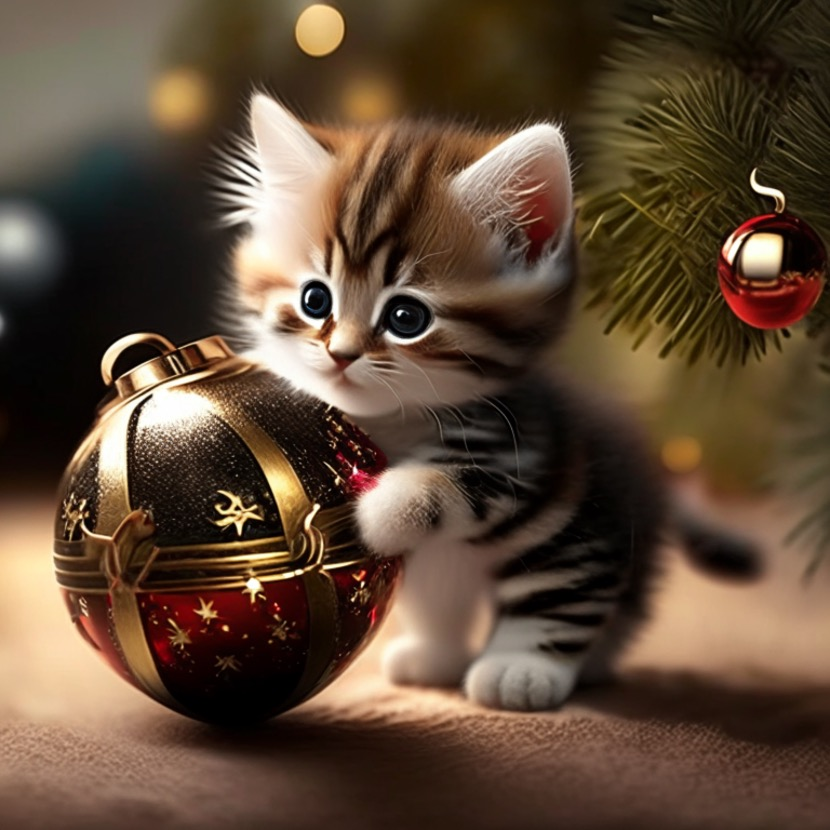
#> input picture img.jpg, 830 x 830 px
$ python 1.py
#> lines starting #> are read from the running program, lines starting #| are printed output that depends on the picture
import cv2
import numpy as np
from PIL import Image
import math

# np.set_printoptions(threshold=np.inf)


def get_u(v, sigma):
    u = []
    for i in range(len(v)):
        ui = (1 / sigma[i]) * np.dot(A_float64, v[:, i])
        u.append(ui)

    return np.transpose(np.array(u))


def get_v(u, sigma):
    v = []
    for i in range(len(u)):
        vi = (1 / sigma[i]) * np.dot(A_float64.transpose(), u[:, i])
        v.append(vi)

    return np.transpose(np.array(v))


def recreate_image(sigma, u, v, k):
    B = np.zeros((m, n))
    A_SVD = np.zeros((m, n), dtype=np.uint8)

    for i in range(k):
        B = np.add(B, sigma[i] * np.outer(u[:, i], v[:, i]))

    for i in range(len(B)):
        for j in range(len(B[0])):
            if B[i][j] > 255:
                A_SVD[i][j] = 255
            elif B[i][j] < 0:
                A_SVD[i][j] = 0
            else:
                A_SVD[i][j] = B[i][j]

    return A_SVD


def get_error(A, A_SVD):
    B = A - A_SVD
    return math.sqrt(np.dot(B.transpose(), B).trace())


A = cv2.imread('img.jpg')
#> A is the input picture: shape (830, 830, 3); mean B, G, R 54.9, 73.3, 94.3
A = cv2.cvtColor(A, cv2.COLOR_BGR2GRAY)
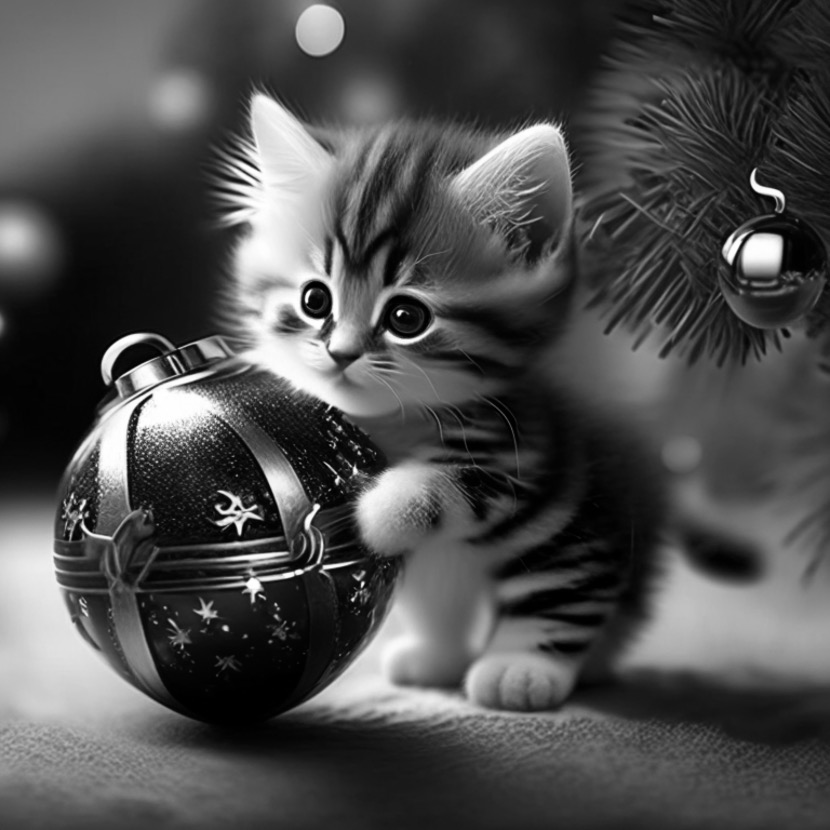
#> A: shape (830, 830); min 0, max 255, mean 77.5
A_float64 = np.array(A, dtype=np.float32)

k = 500

m = np.shape(A_float64)[0]
#> m = 830
n = np.shape(A_float64)[1]
#> n = 830

# print("Количество строк матрицы A = ", m)
# print("Количество столбцов матрицы A = ", n)

if m > n:
    AtA = np.dot(A_float64.transpose(), A_float64)
    sigma, v = np.linalg.eig(AtA)
    u = get_u(v, sigma)

else:
    AAt = np.dot(A_float64, A_float64.transpose())
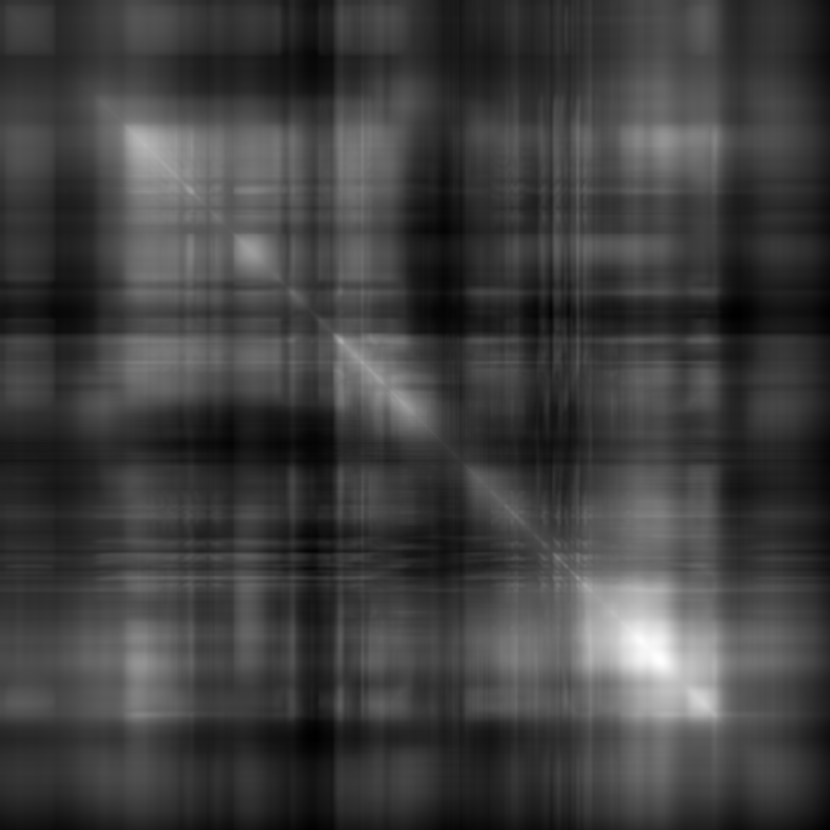
#> AAt: shape (830, 830) float32; min 1718882, max 15693773, mean 5239984; drawn with min black and max white
    sigma, u = np.linalg.eig(AAt)
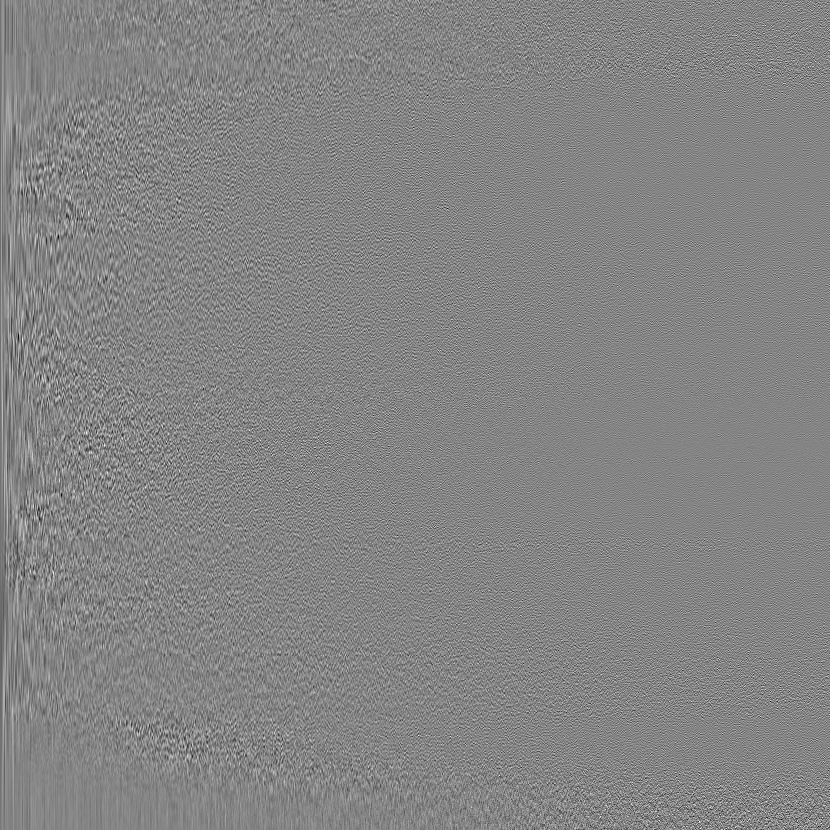
#> u: shape (830, 830) float32; min -0.229, max 0.211, mean -3.69e-05; drawn with min black and max white
#> sigma = 830 values, max 4.52e+09 at index 0, min 0.000348 at index 756, mean 8124337
    v = get_v(u, sigma)
#> after the loop in get_v, `for i in range(len(u)):`: v = 830 items
#> in get_v, `return np.transpose(np.array(v))`:
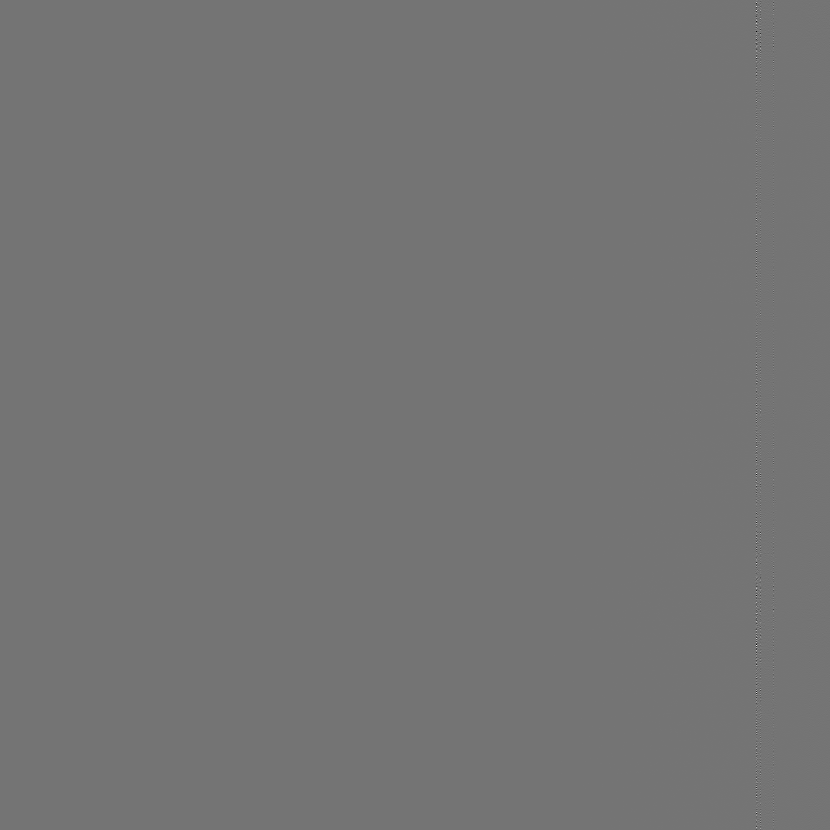
#> returned value: shape (830, 830) float32; min -6.26, max 7.41, mean 4.23e-06; drawn with min black and max white


# [6 lines of commented-out code are left out]

A_SVD = recreate_image(sigma, u, v, k)
#> the loop in recreate_image, `for i in range(k):` made 500 passes
#> pass 1, in recreate_image, `B = np.add(B, sigma[i] * np.outer(u[:, i], v[:, i]))`:
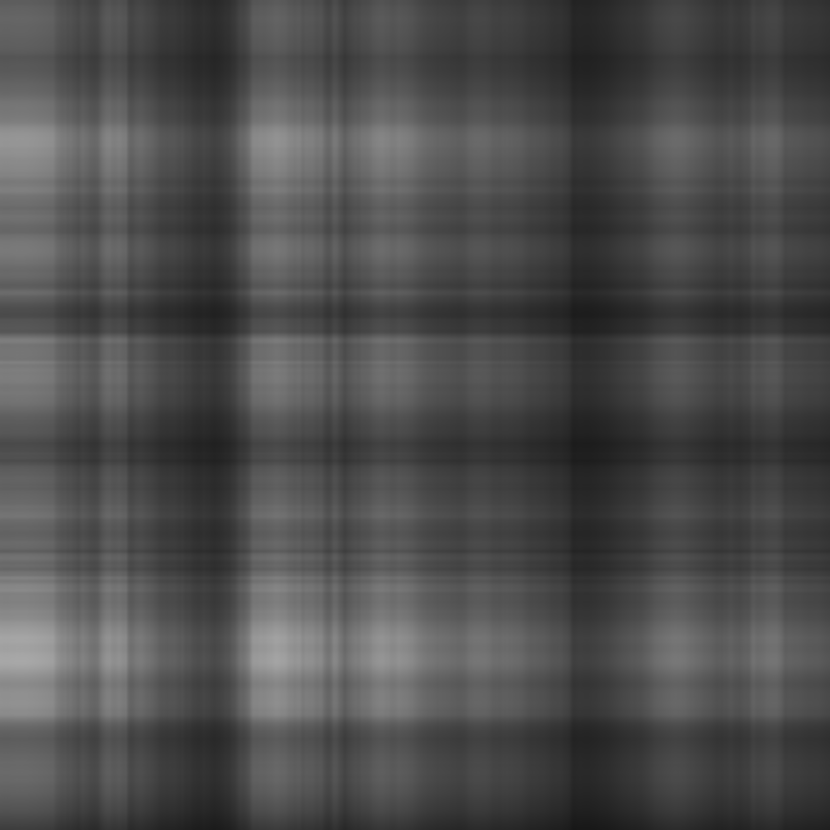
#> B: shape (830, 830) float64; min 23.54, max 168.4, mean 77.4
error = get_error(A_float64, A_SVD)
#> in get_error, `B = A - A_SVD`:
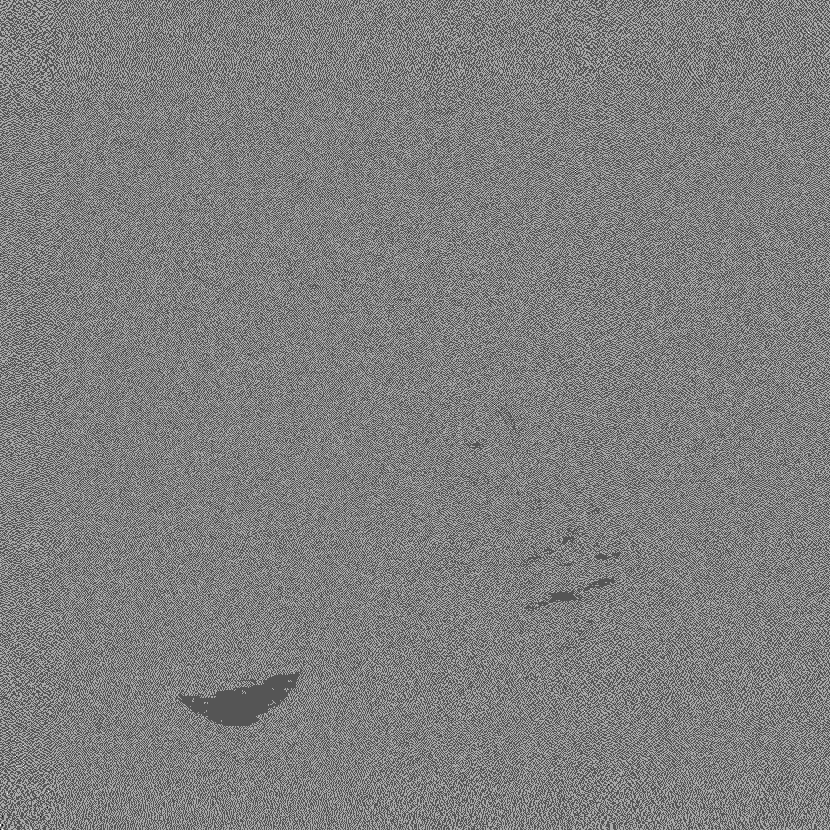
#> B: shape (830, 830) float32; min -1, max 2, mean 0.497; drawn with min black and max white
#> error = 585.5
# print("Степень сжатия (PSNR) при k =", k, "составляет", error)

cv2.imshow("Original", A)
cv2.imshow("Compression using SVD", A_SVD)

Image.fromarray(A_SVD).save('k_img.jpg')

cv2.waitKey(0)
cv2.destroyAllWindows()
